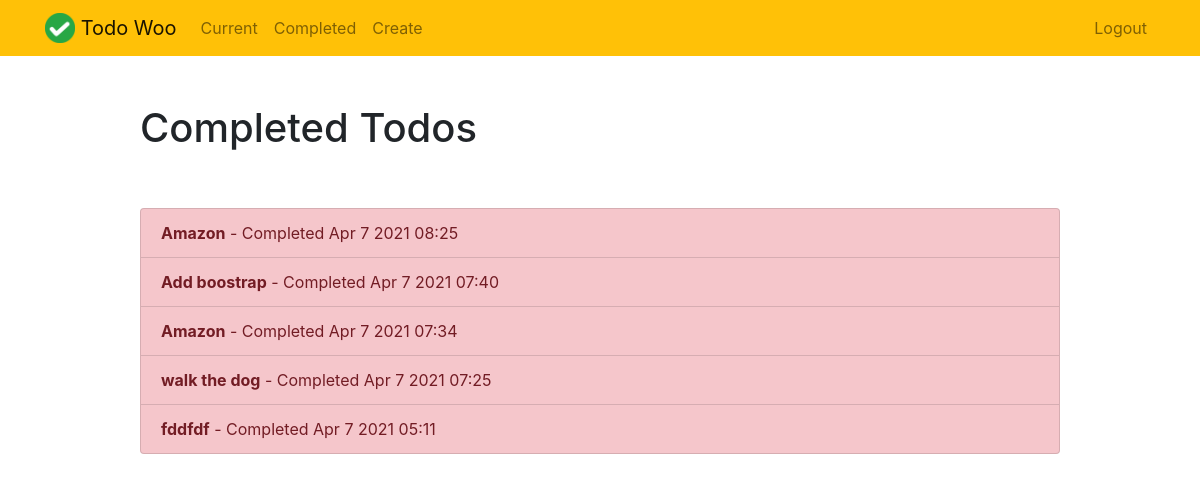
The page /completed/ (signed in) on the database its author committed.
### todo/models.py (models this page shows, shortened)
class Todo(models.Model):
    title = models.CharField(max_length=150)
    memo = models.TextField(blank=True)
    created = models.DateTimeField(auto_now_add=True)
    datecompleted = models.DateTimeField(null=True, blank=True)
    important = models.BooleanField(default=False)
    user = models.ForeignKey(User, on_delete=models.CASCADE)

### todo/views.py (the view)
# urls.py: path('completed/', views.completedtodos, name="completedtodos"),
@login_required
def completedtodos(request):
    todos = Todo.objects.filter(user=request.user, datecompleted__isnull=False).order_by('-datecompleted')
    context = {"todos": todos}
    return render(request, 'todo/completedtodos.html', context)

### templates/todo/completedtodos.html
{% extends "todo/base.html" %}
{% block content %}
    <div class="row justify-content-center mt-5">
        <div class="col-md-10">
            <h1>Completed Todos</h1>
        </div>
    </div>
    <div class="row justify-content-center mt-5">
        <div class="col-md-10">
            <div class="list-group">
                {% for todo in todos %}
                    <a href="{% url 'viewtodo' todo.id %}" class="list-group-item list-group-item-action{% if todo.important %} list-group-item-danger{% endif %}"><b>{{ todo.title }}</b> - Completed {{ todo.datecompleted|date:'M j Y H:i' }}</a>
                {% endfor %}
            </div>
        </div>
    </div>
{% endblock %}

### templates/todo/base.html (shortened to what this page needs)
{% load static %}
<!doctype html>
<html lang="en">
<head>
    <link rel="stylesheet" href="https://stackpath.bootstrapcdn.com/bootstrap/4.4.1/css/bootstrap.min.css">
</head>
<body>
<nav class="navbar navbar-expand-md navbar-light bg-warning">
<div class="container">
    <a class="navbar-brand" href="{% url 'home' %}">
         <img src="{% static 'todo/logo.png' %}" width="30" height="30" class="d-inline-block align-top">
        <span>Todo Woo</span>
    </a>
    <div class="collapse navbar-collapse" id="navbarNav">
    {% if user.is_authenticated %}
        <ul class="navbar-nav mr-auto">
                <li class="nav-item {{ current }}">
                    <a class="nav-link" href="{% url 'currenttodos' %}">Current</a>
                </li>
                <li class="nav-item {{ completed }}">
                    <a class="nav-link" href="{% url 'completedtodos' %}">Completed</a>
                </li>
                <li class="nav-item {{ create }}">
                    <a class="nav-link" href="{% url 'createtodo' %}">Create</a>
                </li>
        </ul>
    {% endif %}
    <ul class="navbar-nav ml-auto">
            {% if user.is_authenticated %}
                <li class="nav-item">
                    <a href="#" onclick="$('#signOutBtn').click()" class="nav-link">Logout</a>
                </li>
            {% endif %}
        </ul>
    </div>
</div>
</nav>
<div class="container">
{% block content %}{% endblock %}
</div>
</body>
</html>

### rows shown on the page
Todo: title "Amazon", datecompleted "Apr 7 2021 08:25"
Todo: title "Add boostrap", datecompleted "Apr 7 2021 07:40"
Todo: title "Amazon", datecompleted "Apr 7 2021 07:34"
Todo: title "walk the dog", datecompleted "Apr 7 2021 07:25"
Todo: title "fddfdf", datecompleted "Apr 7 2021 05:11"
